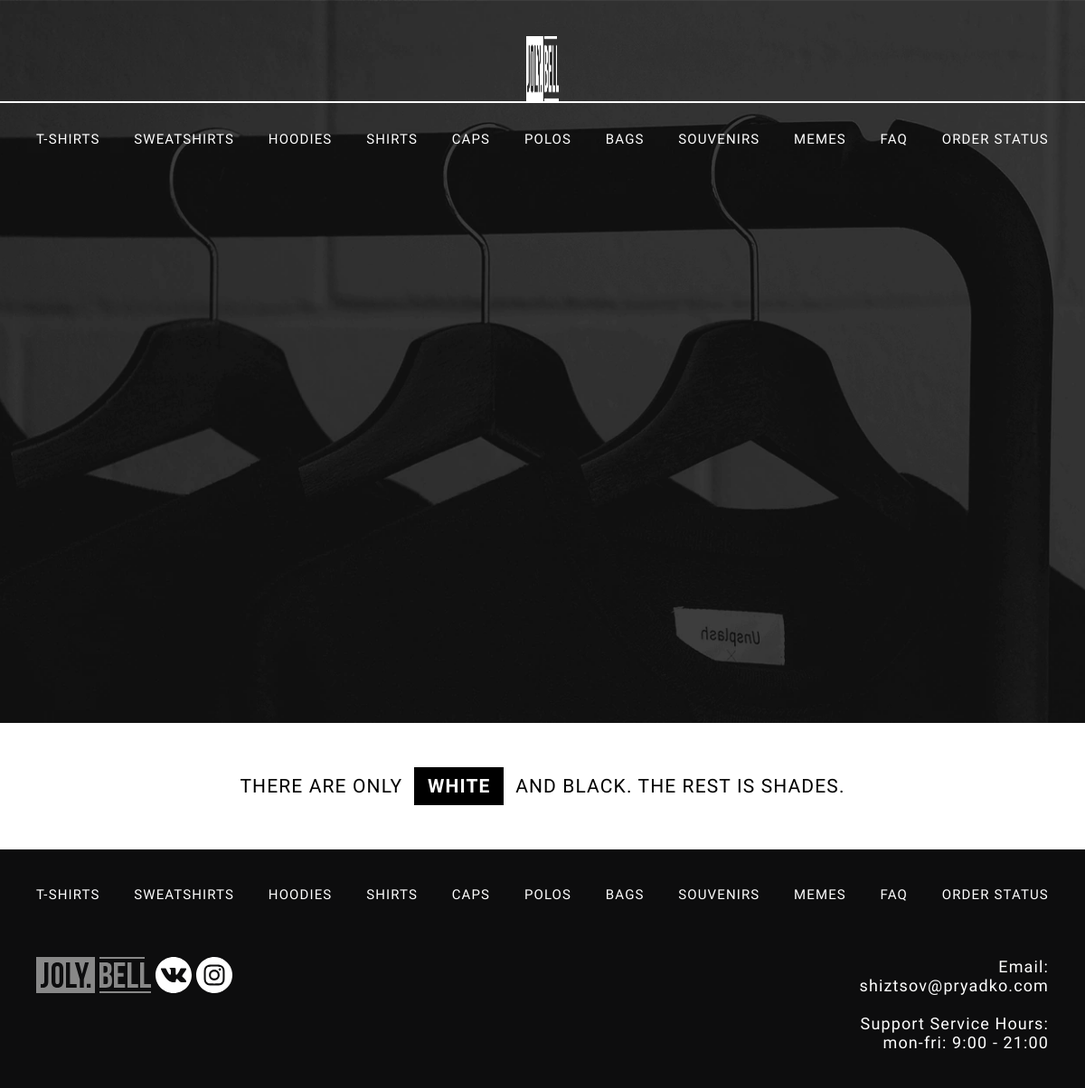
The page / on the database its author committed.
### jolybell/models.py (models this page shows, shortened)
class Category(models.Model):
    name = models.CharField(max_length=30, null=False)

### jolybell/views.py (the view)
# urls.py: path('', index, name="index"),
def index(request):
    categories = Category.objects.all()
    context = {'categories': categories}
    return render(request, 'jolybell/index.html', context)

### jolybell/templates/jolybell/index.html (shortened to what this page needs)
{% load static %}
<!DOCTYPE html>
<html lang="en">
<head>
    <link rel="stylesheet" href="{% static 'jolybell/css/style.css'%}">
</head>
<body>
    <header class="header">
        <div class="logo">
            <a href="{% url 'index' %}">
                <img src="{% static 'jolybell/img/logo.png'%}" alt="">
            </a>
        </div>
        <div class="nav">
            <ul>
                {% for category in categories %}
                <li><a href="{% url 'category' category.name %}">{{category.name}}</a></li>
                {% endfor %}
                <li><a href="#">FAQ</a></li>
                <li><a href="#">Order status</a></li>
            </ul>
        </div>
    </header>
    <div class="motto">
        There are only &nbsp;<span>white</span>&nbsp; and black. The rest is shades.
    </div>
    <footer class="footer">
        <div>
            <ul>
                {% for category in categories %}
                <li><a href="{% url 'category' category.name %}">{{category.name}}</a></li>
                {% endfor %}
                <li><a href="#">FAQ</a></li>
                <li><a href="#">Order status</a></li>
            </ul>
        </div>
        <div class="contact-info">
            <div class="contact-info_social">
            </div>
            <div class="contact-info_other">
                <div>
                    Email:<br>shiztsov@pryadko.com<br><br>
                    Support Service Hours:<br>mon-fri: 9:00 - 21:00
                </div>
            </div>
        </div>
    </footer>
</body>
</html>

### jolybell/static/jolybell/css/style.css (style rules this page uses)
* { box-sizing: border-box; scrollbar-width: none; }
body, html { margin: 0; padding: 0; }
body { display: flex; flex-direction: column; font-family: 'Baloo 2', cursive; font-weight: 400; letter-spacing: .07em; }
.header { height: 100vh; background: url(../img/0.webp) no-repeat center top / cover; display: flex; flex-direction: column; }
.nav { display: flex; height: auto; justify-content: center; padding: 0px 40px; }
.header ul, .footer ul { list-style: none; width: 100%; margin: 0; padding: 0; display: flex; flex-direction: row; justify-content: space-between; margin-top: 30px; }
.header li a, .footer li a { text-decoration: none; color: white; text-transform: uppercase; font-size: 15px; }
.logo { display: flex; width: 100%; height: 9.3%; justify-content: center; border-bottom: 2px solid white; margin-top: 40px; }
.logo a { display: flex; flex-direction: row; justify-content: center; }
img { width: 15.5%; height: 100%; }
.motto { height: 140px; display: flex; font-size: 21px; text-transform: uppercase; justify-content: center; align-items: center; }
.motto span { background-color: black; color: white; font-weight: 700; padding: 9px 15px; }
.footer { background-color: #0d0d0e; color: white; padding: 40px; }
.footer ul { margin-top: 0; }
.contact-info { display: flex; flex-direction: row; justify-content: space-between; margin-top: 60px; }
.svg { fill: #888; }
.social { fill: #fff; }
.contact-info_other { flex-grow: 1; justify-content: space-between; text-align: end; font-size: 18px; }
.contact-info_social { flex-grow: 2; }

### rows shown on the page
Category: name "T-SHIRTS"
Category: name "SWEATSHIRTS"
Category: name "HOODIES"
Category: name "SHIRTS"
Category: name "CAPS"
Category: name "POLOS"
Category: name "BAGS"
Category: name "SOUVENIRS"
Category: name "MEMES"
